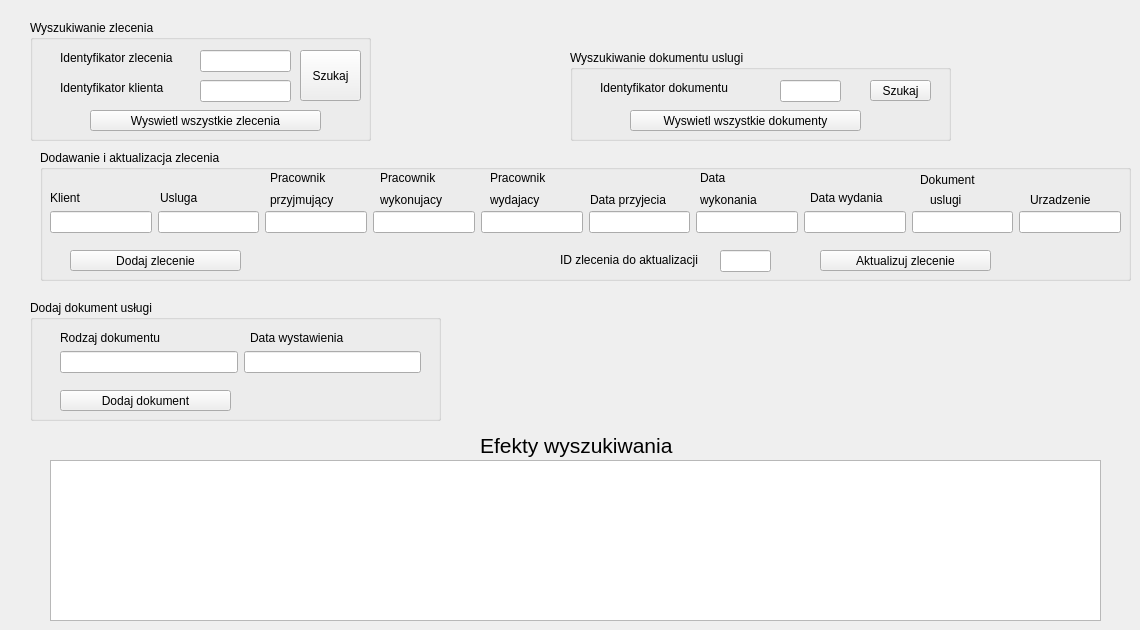
    <widget class="QWidget" name="zlecenia">
     <attribute name="title">
      <string>Zlecenia</string>
     </attribute>
     <widget class="QGroupBox" name="groupBox">
      <property name="geometry">
       <rect>
        <x>30</x>
        <y>20</y>
        <width>341</width>
        <height>121</height>
       </rect>
      </property>
      <property name="title">
       <string>Wyszukiwanie zlecenia </string>
      </property>
      <widget class="QLineEdit" name="line_zlecenie">
       <property name="geometry">
        <rect>
         <x>170</x>
         <y>30</y>
         <width>91</width>
         <height>22</height>
        </rect>
       </property>
      </widget>
      <widget class="QLabel" name="label_9">
       <property name="geometry">
        <rect>
         <x>30</x>
         <y>30</y>
         <width>141</width>
         <height>16</height>
        </rect>
       </property>
       <property name="text">
        <string>Identyfikator zlecenia</string>
       </property>
      </widget>
      <widget class="QPushButton" name="szukaj_zlecenie">
       <property name="geometry">
        <rect>
         <x>270</x>
         <y>30</y>
         <width>61</width>
         <height>51</height>
        </rect>
       </property>
       <property name="text">
        <string>Szukaj</string>
       </property>
      </widget>
      <widget class="QLineEdit" name="line_klient">
       <property name="geometry">
        <rect>
         <x>170</x>
         <y>60</y>
         <width>91</width>
         <height>22</height>
        </rect>
       </property>
      </widget>
      <widget class="QLabel" name="label_10">
       <property name="geometry">
        <rect>
         <x>30</x>
         <y>60</y>
         <width>141</width>
         <height>16</height>
        </rect>
       </property>
       <property name="text">
        <string>Identyfikator klienta</string>
       </property>
      </widget>
      <widget class="QPushButton" name="wyswietl_wszystkie">
       <property name="geometry">
        <rect>
         <x>60</x>
         <y>90</y>
         <width>231</width>
         <height>21</height>
        </rect>
       </property>
       <property name="text">
        <string>Wyswietl wszystkie zlecenia</string>
       </property>
      </widget>
     </widget>
     <widget class="QTableView" name="tableView_zlecenia">
      <property name="geometry">
       <rect>
        <x>50</x>
        <y>460</y>
        <width>1051</width>
        <height>161</height>
       </rect>
      </property>
     </widget>
     <widget class="QLabel" name="label_12">
      <property name="geometry">
       <rect>
        <x>480</x>
        <y>420</y>
        <width>281</width>
        <height>51</height>
       </rect>
      </property>
      <property name="font">
       <font>
        <pointsize>16</pointsize>
       </font>
      </property>
      <property name="text">
       <string>Efekty wyszukiwania</string>
      </property>
     </widget>
     <widget class="QGroupBox" name="groupBox_5">
      <property name="geometry">
       <rect>
        <x>40</x>
        <y>150</y>
        <width>1091</width>
        <height>131</height>
       </rect>
      </property>
      <property name="title">
       <string>Dodawanie i aktualizacja zlecenia </string>
      </property>
      <widget class="QLabel" name="label_23">
       <property name="geometry">
        <rect>
         <x>10</x>
         <y>40</y>
         <width>131</width>
         <height>16</height>
        </rect>
       </property>
       <property name="text">
        <string>Klient</string>
       </property>
      </widget>
      <widget class="QPushButton" name="dodaj_zlecenie">
       <property name="geometry">
        <rect>
         <x>30</x>
         <y>100</y>
         <width>171</width>
         <height>21</height>
        </rect>
       </property>
       <property name="text">
        <string>Dodaj zlecenie</string>
       </property>
      </widget>
      <widget class="QWidget" name="horizontalLayoutWidget_2">
       <property name="geometry">
        <rect>
         <x>10</x>
         <y>60</y>
         <width>1071</width>
         <height>24</height>
        </rect>
       </property>
       <layout class="QHBoxLayout" name="horizontalLayout_2">
        <item>
         <widget class="QLineEdit" name="klient"/>
        </item>
        <item>
         <widget class="QLineEdit" name="usluga"/>
        </item>
        <item>
         <widget class="QLineEdit" name="pr_przyj"/>
        </item>
        <item>
         <widget class="QLineEdit" name="pr_wyk"/>
        </item>
        <item>
         <widget class="QLineEdit" name="pr_wyd"/>
        </item>
        <item>
         <widget class="QLineEdit" name="data_przyjecia">
          <property name="enabled">
           <bool>true</bool>
          </property>
         </widget>
        </item>
        <item>
         <widget class="QLineEdit" name="data_wykonania"/>
        </item>
        <item>
         <widget class="QLineEdit" name="data_wydania"/>
        </item>
        <item>
         <widget class="QLineEdit" name="dokumenty"/>
        </item>
        <item>
         <widget class="QLineEdit" name="urzadzenie"/>
        </item>
       </layout>
      </widget>
      <widget class="QLabel" name="label_24">
       <property name="geometry">
        <rect>
         <x>120</x>
         <y>40</y>
         <width>101</width>
         <height>16</height>
        </rect>
       </property>
       <property name="text">
        <string>Usluga</string>
       </property>
      </widget>
      <widget class="QLabel" name="label_25">
       <property name="geometry">
        <rect>
         <x>230</x>
         <y>40</y>
         <width>91</width>
         <height>20</height>
        </rect>
       </property>
       <property name="text">
        <string>przyjmujący</string>
       </property>
      </widget>
      <widget class="QLabel" name="label_27">
       <property name="geometry">
        <rect>
         <x>660</x>
         <y>20</y>
         <width>101</width>
         <height>16</height>
        </rect>
       </property>
       <property name="text">
        <string>Data </string>
       </property>
      </widget>
      <widget class="QLabel" name="label_30">
       <property name="geometry">
        <rect>
         <x>770</x>
         <y>40</y>
         <width>101</width>
         <height>16</height>
        </rect>
       </property>
       <property name="text">
        <string>Data wydania</string>
       </property>
      </widget>
      <widget class="QLabel" name="label_26">
       <property name="geometry">
        <rect>
         <x>230</x>
         <y>20</y>
         <width>101</width>
         <height>16</height>
        </rect>
       </property>
       <property name="text">
        <string>Pracownik</string>
       </property>
      </widget>
      <widget class="QLabel" name="label_31">
       <property name="geometry">
        <rect>
         <x>340</x>
         <y>20</y>
         <width>101</width>
         <height>16</height>
        </rect>
       </property>
       <property name="text">
        <string>Pracownik</string>
       </property>
      </widget>
      <widget class="QLabel" name="label_32">
       <property name="geometry">
        <rect>
         <x>450</x>
         <y>20</y>
         <width>101</width>
         <height>16</height>
        </rect>
       </property>
       <property name="text">
        <string>Pracownik</string>
       </property>
      </widget>
      <widget class="QLabel" name="label_33">
       <property name="geometry">
        <rect>
         <x>340</x>
         <y>40</y>
         <width>91</width>
         <height>20</height>
        </rect>
       </property>
       <property name="text">
        <string>wykonujacy</string>
       </property>
      </widget>
      <widget class="QLabel" name="label_35">
       <property name="geometry">
        <rect>
         <x>450</x>
         <y>40</y>
         <width>91</width>
         <height>20</height>
        </rect>
       </property>
       <property name="text">
        <string>wydajacy</string>
       </property>
      </widget>
      <widget class="QLabel" name="label_34">
       <property name="geometry">
        <rect>
         <x>550</x>
         <y>40</y>
         <width>91</width>
         <height>20</height>
        </rect>
       </property>
       <property name="text">
        <string>Data przyjecia</string>
       </property>
      </widget>
      <widget class="QLabel" name="label_36">
       <property name="geometry">
        <rect>
         <x>660</x>
         <y>40</y>
         <width>91</width>
         <height>20</height>
        </rect>
       </property>
       <property name="text">
        <string>wykonania</string>
       </property>
      </widget>
      <widget class="QLabel" name="label_37">
       <property name="geometry">
        <rect>
         <x>880</x>
         <y>20</y>
         <width>91</width>
         <height>20</height>
        </rect>
       </property>
       <property name="text">
        <string>Dokument</string>
       </property>
      </widget>
      <widget class="QLabel" name="label_38">
       <property name="geometry">
        <rect>
         <x>890</x>
         <y>40</y>
         <width>91</width>
         <height>20</height>
        </rect>
       </property>
       <property name="text">
        <string>uslugi</string>
       </property>
      </widget>
      <widget class="QLabel" name="label_39">
       <property name="geometry">
        <rect>
         <x>990</x>
         <y>40</y>
         <width>91</width>
         <height>20</height>
        </rect>
       </property>
       <property name="text">
        <string>Urzadzenie</string>
       </property>
      </widget>
      <widget class="QPushButton" name="aktualizuj_zlecenie">
       <property name="geometry">
        <rect>
         <x>780</x>
         <y>100</y>
         <width>171</width>
         <height>21</height>
        </rect>
       </property>
       <property name="text">
        <string>Aktualizuj zlecenie</string>
       </property>
      </widget>
      <widget class="QLineEdit" name="id_aktualizuj">
       <property name="geometry">
        <rect>
         <x>680</x>
         <y>100</y>
         <width>51</width>
         <height>22</height>
        </rect>
       </property>
      </widget>
      <widget class="QLabel" name="label_40">
       <property name="geometry">
        <rect>
         <x>520</x>
         <y>100</y>
         <width>161</width>
         <height>20</height>
        </rect>
       </property>
       <property name="text">
        <string>ID zlecenia do aktualizacji</string>
       </property>
      </widget>
     </widget>
     <widget class="QGroupBox" name="groupBox_6">
      <property name="geometry">
       <rect>
        <x>30</x>
        <y>300</y>
        <width>411</width>
        <height>121</height>
       </rect>
      </property>
      <property name="title">
       <string>Dodaj dokument usługi</string>
      </property>
      <widget class="QLabel" name="label_28">
       <property name="geometry">
        <rect>
         <x>30</x>
         <y>30</y>
         <width>131</width>
         <height>16</height>
        </rect>
       </property>
       <property name="text">
        <string>Rodzaj dokumentu</string>
       </property>
      </widget>
      <widget class="QPushButton" name="dodaj_dokument">
       <property name="geometry">
        <rect>
         <x>30</x>
         <y>90</y>
         <width>171</width>
         <height>21</height>
        </rect>
       </property>
       <property name="text">
        <string>Dodaj dokument</string>
       </property>
      </widget>
      <widget class="QWidget" name="horizontalLayoutWidget_3">
       <property name="geometry">
        <rect>
         <x>30</x>
         <y>50</y>
         <width>361</width>
         <height>24</height>
        </rect>
       </property>
       <layout class="QHBoxLayout" name="horizontalLayout_3">
        <item>
         <widget class="QLineEdit" name="rodzaj_dokumentu"/>
        </item>
        <item>
         <widget class="QLineEdit" name="data_wys"/>
        </item>
       </layout>
      </widget>
      <widget class="QLabel" name="label_29">
       <property name="geometry">
        <rect>
         <x>220</x>
         <y>30</y>
         <width>121</width>
         <height>16</height>
        </rect>
       </property>
       <property name="text">
        <string>Data wystawienia</string>
       </property>
      </widget>
     </widget>
     <widget class="QGroupBox" name="groupBox_12">
      <property name="geometry">
       <rect>
        <x>570</x>
        <y>50</y>
        <width>381</width>
        <height>91</height>
       </rect>
      </property>
      <property name="title">
       <string>Wyszukiwanie dokumentu uslugi</string>
      </property>
      <widget class="QPushButton" name="szukaj_dokumentu">
       <property name="geometry">
        <rect>
         <x>300</x>
         <y>30</y>
         <width>61</width>
         <height>21</height>
        </rect>
       </property>
       <property name="text">
        <string>Szukaj</string>
       </property>
      </widget>
      <widget class="QLineEdit" name="line_dokument">
       <property name="geometry">
        <rect>
         <x>210</x>
         <y>30</y>
         <width>61</width>
         <height>22</height>
        </rect>
       </property>
      </widget>
      <widget class="QLabel" name="label_56">
       <property name="geometry">
        <rect>
         <x>30</x>
         <y>30</y>
         <width>161</width>
         <height>16</height>
        </rect>
       </property>
       <property name="text">
        <string>Identyfikator dokumentu</string>
       </property>
      </widget>
      <widget class="QPushButton" name="wyswietl_dokumenty">
       <property name="geometry">
        <rect>
         <x>60</x>
         <y>60</y>
         <width>231</width>
         <height>21</height>
        </rect>
       </property>
       <property name="text">
        <string>Wyswietl wszystkie dokumenty</string>
       </property>
      </widget>
     </widget>
    </widget>
